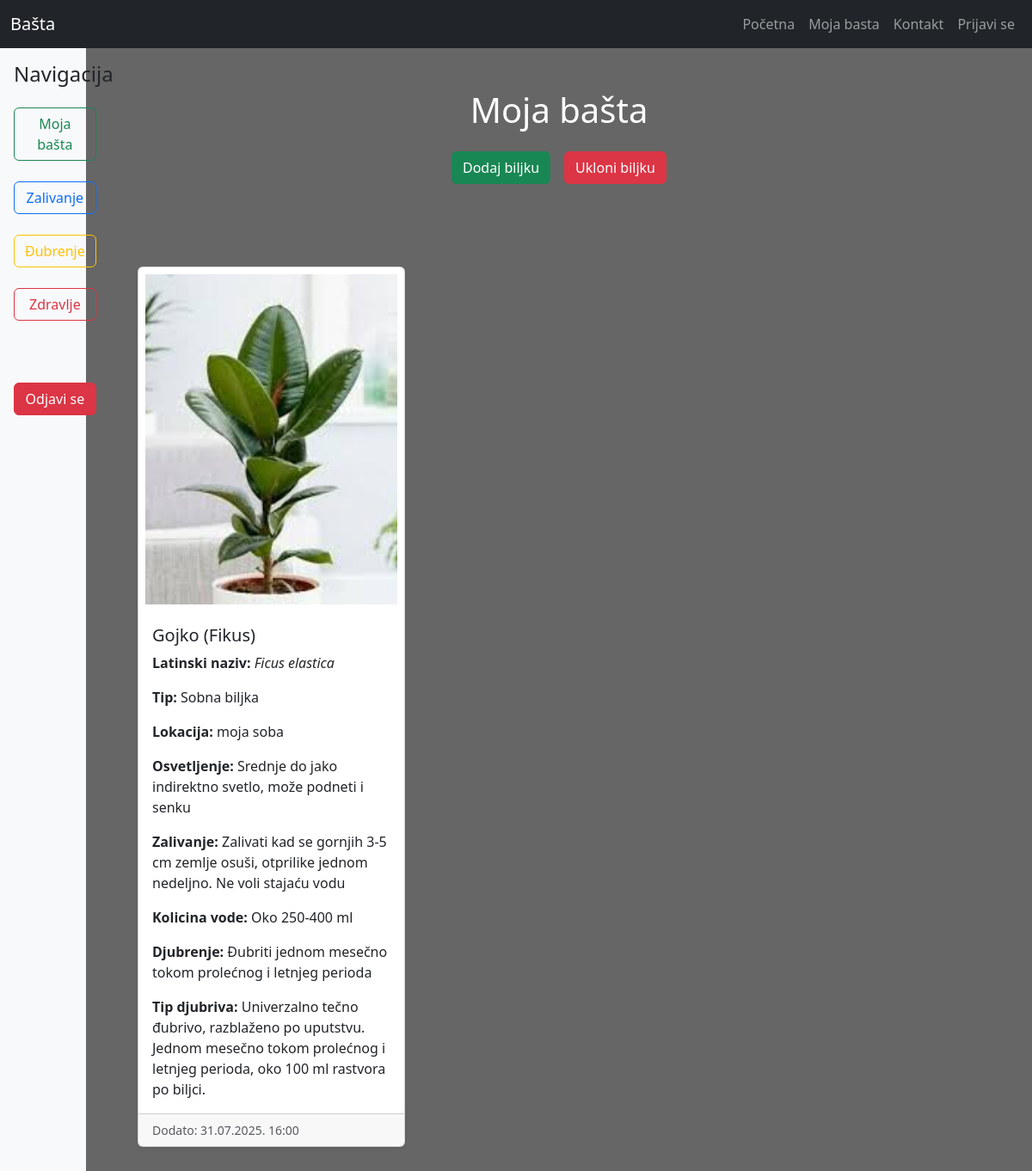
Screenshot of /Basta/pages/moja_basta.php (signed in) with the database file from the repository.
### tables this page shows
CREATE TABLE IF NOT EXISTS `basta` (
  `basta_id` int NOT NULL AUTO_INCREMENT,
  `korisnik_id` int NOT NULL,
  `biljka_id` int NOT NULL,
  `datum_dodavanja` datetime NOT NULL,
  `nadimak` varchar(30) DEFAULT NULL,
  `lokacija` varchar(30) NOT NULL,
  PRIMARY KEY (`basta_id`),
  KEY `korisnik_id` (`korisnik_id`,`biljka_id`),
  KEY `biljka_id` (`biljka_id`)
);

CREATE TABLE IF NOT EXISTS `biljke` (
  `biljka_id` int NOT NULL AUTO_INCREMENT,
  `naziv` varchar(50) NOT NULL,
  `latinski_naziv` varchar(50) NOT NULL,
  `tip` varchar(50) NOT NULL,
  `slika` varchar(255) NOT NULL,
  `zalivanje_dani` varchar(255) NOT NULL,
  `kolicina_vode` varchar(255) NOT NULL,
  `djubrenje_dani` varchar(255) NOT NULL,
  `tip_djubriva` varchar(255) NOT NULL,
  `osvetljenje` varchar(100) NOT NULL,
  PRIMARY KEY (`biljka_id`)
);

### Basta/classes/Basta.php (called while the page is built, shortened)
<?php
class Basta implements CrudInterface{
    private $conn;
    public function __construct($conn) {
        $this->conn = $conn;
    }
    public function sveBiljkeKorisnika($korisnik_id) {
        $query = "
        SELECT
        biljke.naziv,
        biljke.latinski_naziv,
        biljke.tip,
        biljke.slika,
        biljke.osvetljenje,
        biljke.zalivanje_dani,
        biljke.kolicina_vode,
        biljke.djubrenje_dani,
        biljke.tip_djubriva,
        basta.nadimak,
        basta.basta_id,
        basta.lokacija,
        basta.datum_dodavanja
        FROM basta
        INNER JOIN biljke ON basta.biljka_id = biljke.biljka_id
        WHERE basta.korisnik_id = ?
        ORDER BY basta.datum_dodavanja DESC
        ";
        $stmt = $this->conn->prepare($query);
        $stmt->bind_param("i", $korisnik_id);
        $stmt->execute();
        $result = $stmt->get_result();
        return $result->fetch_all(MYSQLI_ASSOC);
    }
}

### Basta/pages/moja_basta.php (the view, shortened to what this page needs)
<?php
include '../config/db.php';
include '../includes/navbar.php';
include '../classes/Basta.php';
$basta = new Basta($conn);
$biljkeKorisnika = $basta->sveBiljkeKorisnika($_SESSION['korisnik_id']);
?>
<!DOCTYPE html>
<html lang="sr">
<head>
    <link rel="stylesheet" href="../assets/css/style.css">
    <link href="https://cdn.jsdelivr.net/npm/bootstrap@5.3.3/dist/css/bootstrap.min.css" rel="stylesheet">
</head>
<body class="custom-bg">
    <div class="container-fluid">
        <div class="row">
            <?php include '../includes/navigacija.php';?>
            <div class="col-md-11 d-flex flex-column align-items-center p-5">
                <h1 class="text-center mb-4">Moja bašta</h1>
                <div class="d-flex justify-content-center mb-5">
                    <a href="dodaj_biljku.php" class="btn btn-success me-3">Dodaj biljku</a>
                    <a href="ukloni_biljku.php" class="btn btn-danger">Ukloni biljku</a>
                </div>
                <div class="container mt-5">
  <div class="row row-cols-1 row-cols-md-3 g-4">
    <?php if (!empty($biljkeKorisnika)): ?>
    <?php foreach ($biljkeKorisnika as $biljka): ?>
      <div class="col">
        <div class="card h-100 shadow-sm">
          <img src="../assets/images/<?= htmlspecialchars($biljka['slika']); ?>" class="card-img-top" alt="<?= htmlspecialchars($biljka['naziv']); ?>">
          <div class="card-body">
            <h5 class="card-title"><?= htmlspecialchars($biljka['nadimak']); ?> (<?= htmlspecialchars($biljka['naziv']); ?>)</h5>
            <p class="card-text"><strong>Latinski naziv:</strong> <em><?= htmlspecialchars($biljka['latinski_naziv']); ?></em></p>
            <p class="card-text"><strong>Tip:</strong> <?= htmlspecialchars($biljka['tip']); ?></p>
            <p class="card-text"><strong>Lokacija:</strong> <?= htmlspecialchars($biljka['lokacija']); ?></p>
            <p class="card-text"><strong>Osvetljenje:</strong> <?= htmlspecialchars($biljka['osvetljenje']); ?></p>
            <p class="card-text"><strong>Zalivanje:</strong> <?= htmlspecialchars($biljka['zalivanje_dani']); ?></p>
            <p class="card-text"><strong>Kolicina vode:</strong> <?= htmlspecialchars($biljka['kolicina_vode']); ?></p>
            <p class="card-text"><strong>Djubrenje:</strong> <?= htmlspecialchars($biljka['djubrenje_dani']); ?></p>
            <p class="card-text"><strong>Tip djubriva:</strong> <?= htmlspecialchars($biljka['tip_djubriva']); ?></p>
          </div>
          <div class="card-footer">
            <small class="text-muted">Dodato: <?= date('d.m.Y. H:i', strtotime($biljka['datum_dodavanja'])); ?></small>
          </div>
        </div>
      </div>
    <?php endforeach; ?>
    <?php else: ?>
  <p class="col-md-11 d-flex flex-column align-items-center p-5">Još uvek nemaš nijednu biljku u tvojoj bašti.</p>
<?php endif; ?>
  </div>
</div>
            </div>
        </div>
    </div>
</body>
</html>

### Basta/assets/css/style.css (style rules this page uses)
.custom-bg { background-color: #666666; color: white; }
.card-img-top { height: 400px; object-fit: cover; width: 100%; border-radius: 0.375rem; padding: 0.5rem; box-sizing: border-box; }

### rows the page displays
basta: biljka.slika (picture), nadimak "Gojko", biljka.naziv "Fikus", biljka.latinski_naziv "Ficus elastica", biljka.tip "Sobna biljka", lokacija "moja soba", biljka.osvetljenje "Srednje do jako indirektno svetlo, može podneti i senku", biljka.zalivanje_dani "Zalivati kad se gornjih 3-5 cm zemlje osuši, otprilike jednom nedeljno. Ne voli stajaću vodu", biljka.kolicina_vode "Oko 250-400 ml", biljka.djubrenje_dani "Đubriti jednom mesečno tokom prolećnog i letnjeg perioda", biljka.tip_djubriva "Univerzalno tečno đubrivo, razblaženo po uputstvu. Jednom mesečno tokom prolećnog i letnjeg perioda, oko 100 ml rastvora po biljci.", datum_dodavanja "31.07.2025. 16:00"
